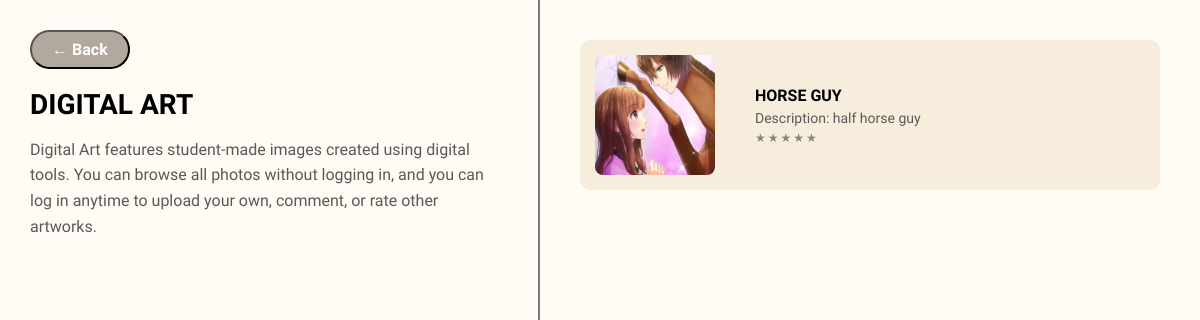
Screenshot of /digital.html with the database file from the repository.
### tables this page shows
CREATE TABLE uploads (
    id INTEGER PRIMARY KEY AUTOINCREMENT,
    title TEXT  NOT NULL,
    image TEXT NOT NULL,
    description TEXT,
    rating INTEGER DEFAULT 0 , category, username TEXT);

### app.py (the view)
@app.route('/digital.html')
def digital():
    conn = get_db()
    cur = conn.cursor()
    cur.execute("SELECT * FROM uploads WHERE category = 'digital'")
    uploads = cur.fetchall()
    conn.close()
    return render_template('digital.html', uploads=uploads)

### app.py (called while the page is built)
def get_db():
    conn = sqlite3.connect('database.db')
    conn.row_factory = sqlite3.Row
    return conn

### templates/digital.html (shortened to what this page needs)
<!DOCTYPE html>
<html>
<head>
    <link rel="stylesheet" href="/static/style.css">
</head>
<body class="Art-section">
    <div class="container">
        <div class="left-panel">
            <button class="back-btn" onclick="window.location.href='/'">← Back</button>
            <h1>DIGITAL ART</h1>
            <p>
                Digital Art features student‑made images created using digital tools.
                You can browse all photos without logging in, and you can log in anytime to upload your own,
                comment, or rate other artworks.
        </div>
        <div class="right-panel">
            {% for art in uploads %}
            <a href="/art/{{ art['id'] }}?from=digital.html" class="art-link">
                <div class="art-card">
                    <div class="card-image">
                        {% if  art['image'].strip().startswith('http://') or art['image'].strip().startswith('https://') %}
                        <img src="{{ art['image'] }}" alt="{{ art['title'] }}">
                        {% else %}
                        <img src="{{ url_for('static', filename='images/' ~ art['image']) }}" alt="{{ art['title'] }}">
                        {% endif %}
                    </div>
                    <div class="art-info">
                        <h3>{{ art['title'] }}</h3>
                        <p>Description: {{ art['description'] }}</p>
                        <div class="rating">★★★★★</div>
                    </div>
                </div>
            </a>
            {% endfor %}
        </div>
    </div>
</body>
</html>

### static/style.css (style rules this page uses)
body { padding: 0; background-color: #fffcf5; margin: 0; box-sizing: border-box; max-width: 100%; }
.container { display: flex; background-color: #fffcf5; min-height: 100vh; }
.left-panel { width: 45%; padding: 30px; border-right: 2px solid #7b7b7b; background-color: #fffcf5; box-sizing: border-box; }
.left-panel h1 { font-size: 28px; font-weight: bold; margin-bottom: 10px; }
.left-panel p { color: #5a5957; line-height: 1.6; }
.right-panel { width: 55%; padding: 40px; display: flex; flex-direction: column; gap: 20px; box-sizing: border-box; }
.art-link { text-decoration: none; color: inherit; display: block; }
.art-card { display: flex; align-items: center; background-color: #f7eddd; padding: 15px; border-radius: 10px; cursor: pointer; gap: 20px; }
.card-image img { width: 120px; height: 120px; object-fit: cover; border-radius: 8px; margin-right: 20px; display: block; }
.art-info { flex: 1; }
.art-info h3 { margin: 0; font-size: 16px; font-weight: bold; text-transform: uppercase; }
.art-info p { margin: 5px 0; color: #5a5957; font-size: 14px; }
.rating { color:#5a5957; font-size: 18px; letter-spacing: 2px; }
html, body { margin: 0; padding: 0; height: 100%; }
.rating { color: #555; font-size: 20px; }
.back-btn { border-radius: 20px; padding: 8px 20px; cursor: pointer; background-color: #b1a99d; color: white; font-size: 16px; font-weight: 600; transition: background-color 0.3s ease; width: auto; max-width: fit-content; }
button { outline: none; }
* { font-family: 'Public Sans', sans-serif; }
.rating { font-size: 12px; color: #8a857c; font-weight: 500; }

### rows the page displays
uploads: image (picture), title "HORSE GUY", description "half horse guy"
